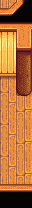

Rendered tile map (Tiled .tmx) drawn with the repository's tilesets; below, a short description and the full map source, tile grids included:
An orthogonal 2x13 tile map with 16x16 px tiles, 3 tile layers (Back, Buildings, Front), 3 tilesets and 18 objects (18x TileData).

<map version="1.10" tiledversion="1.10.2" orientation="orthogonal" renderorder="right-down" compressionlevel="0" width="2" height="13" tilewidth="16" tileheight="16" infinite="0" nextlayerid="8" nextobjectid="119">
 <properties>
  <property name="ViewportFollowPlayer" type="bool" value="true" />
  <property name="Warp" value="12 21 Farm 64 15" />
 </properties>
 <tileset firstgid="1" name="indoor" tilewidth="16" tileheight="16" tilecount="2176" columns="32">
  <image source=".townInterior.png" width="512" height="1088" />
 </tileset>
 <tileset firstgid="2177" name="untitled tile sheet" tilewidth="16" tileheight="16" tilecount="264" columns="12">
  <image source=".farmhouse_tiles.png" width="192" height="352" />
 </tileset>
 <tileset firstgid="2441" name="walls_and_floors" tilewidth="16" tileheight="16" tilecount="688" columns="16">
  <image source=".walls_and_floors.png" width="256" height="688" />
 </tileset>
 <layer id="1" name="Back" width="2" height="13">
  <data encoding="csv">
2778,0,
1,1,
2441,0,
2457,0,
2794,0,
2778,2777,
2794,2793,
2778,2777,
2794,2793,
2778,2777,
2794,2793,
2778,2777,
0,0
</data>
 </layer>
 <layer id="2" name="Buildings" width="2" height="13">
  <data encoding="csv">
2429,1,
3,2264,
0,2276,
0,2288,
2473,2300,
0,2312,
0,0,
0,0,
0,0,
0,0,
0,0,
0,0,
1,1
</data>
 </layer>
 <layer id="3" name="Front" width="2" height="13">
  <data encoding="csv">
167,168,
3,0,
0,0,
0,0,
0,0,
0,0,
0,0,
0,0,
0,0,
0,0,
0,0,
166,166,
1,1
</data>
 </layer>
 <objectgroup id="4" name="Back">
  <object id="11" name="TileData" x="0" y="0" width="16" height="16">
   <properties>
    <property name="FloorID" value="Bedroom" />
   </properties>
  </object>
  <object id="12" name="TileData" x="16" y="0" width="16" height="16">
   <properties>
    <property name="FloorID" value="Bedroom" />
   </properties>
  </object>
  <object id="20" name="TileData" x="0" y="32" width="16" height="16">
   <properties>
    <property name="WallID" value="Southern_Right" />
   </properties>
  </object>
  <object id="28" name="TileData" x="0" y="64" width="16" height="16">
   <properties>
    <property name="FloorID" value="Southern" />
   </properties>
  </object>
  <object id="39" name="TileData" x="0" y="80" width="16" height="16">
   <properties>
    <property name="FloorID" value="Southern" />
   </properties>
  </object>
  <object id="50" name="TileData" x="0" y="96" width="16" height="16">
   <properties>
    <property name="FloorID" value="Southern" />
   </properties>
  </object>
  <object id="61" name="TileData" x="0" y="112" width="16" height="16">
   <properties>
    <property name="FloorID" value="Southern" />
   </properties>
  </object>
  <object id="72" name="TileData" x="0" y="128" width="16" height="16">
   <properties>
    <property name="FloorID" value="Southern" />
   </properties>
  </object>
  <object id="83" name="TileData" x="0" y="144" width="16" height="16">
   <properties>
    <property name="FloorID" value="Southern" />
   </properties>
  </object>
  <object id="94" name="TileData" x="0" y="160" width="16" height="16">
   <properties>
    <property name="FloorID" value="Southern" />
   </properties>
  </object>
  <object id="105" name="TileData" x="0" y="176" width="16" height="16">
   <properties>
    <property name="FloorID" value="Southern" />
   </properties>
  </object>
  <object id="112" name="TileData" x="16" y="96" width="16" height="16">
   <properties>
    <property name="FloorID" value="Southern" />
   </properties>
  </object>
  <object id="113" name="TileData" x="16" y="112" width="16" height="16">
   <properties>
    <property name="FloorID" value="Southern" />
   </properties>
  </object>
  <object id="114" name="TileData" x="16" y="128" width="16" height="16">
   <properties>
    <property name="FloorID" value="Southern" />
   </properties>
  </object>
  <object id="115" name="TileData" x="16" y="144" width="16" height="16">
   <properties>
    <property name="FloorID" value="Southern" />
   </properties>
  </object>
  <object id="116" name="TileData" x="16" y="160" width="16" height="16">
   <properties>
    <property name="FloorID" value="Southern" />
   </properties>
  </object>
  <object id="117" name="TileData" x="16" y="176" width="16" height="16">
   <properties>
    <property name="FloorID" value="Southern" />
   </properties>
  </object>
  <object id="118" name="TileData" x="16" y="80" width="16" height="16">
   <properties>
    <property name="FloorID" value="Southern" />
   </properties>
  </object>
 </objectgroup>
 <objectgroup id="5" name="Buildings" locked="1" />
 <objectgroup id="6" name="Front" locked="1" />
</map>
